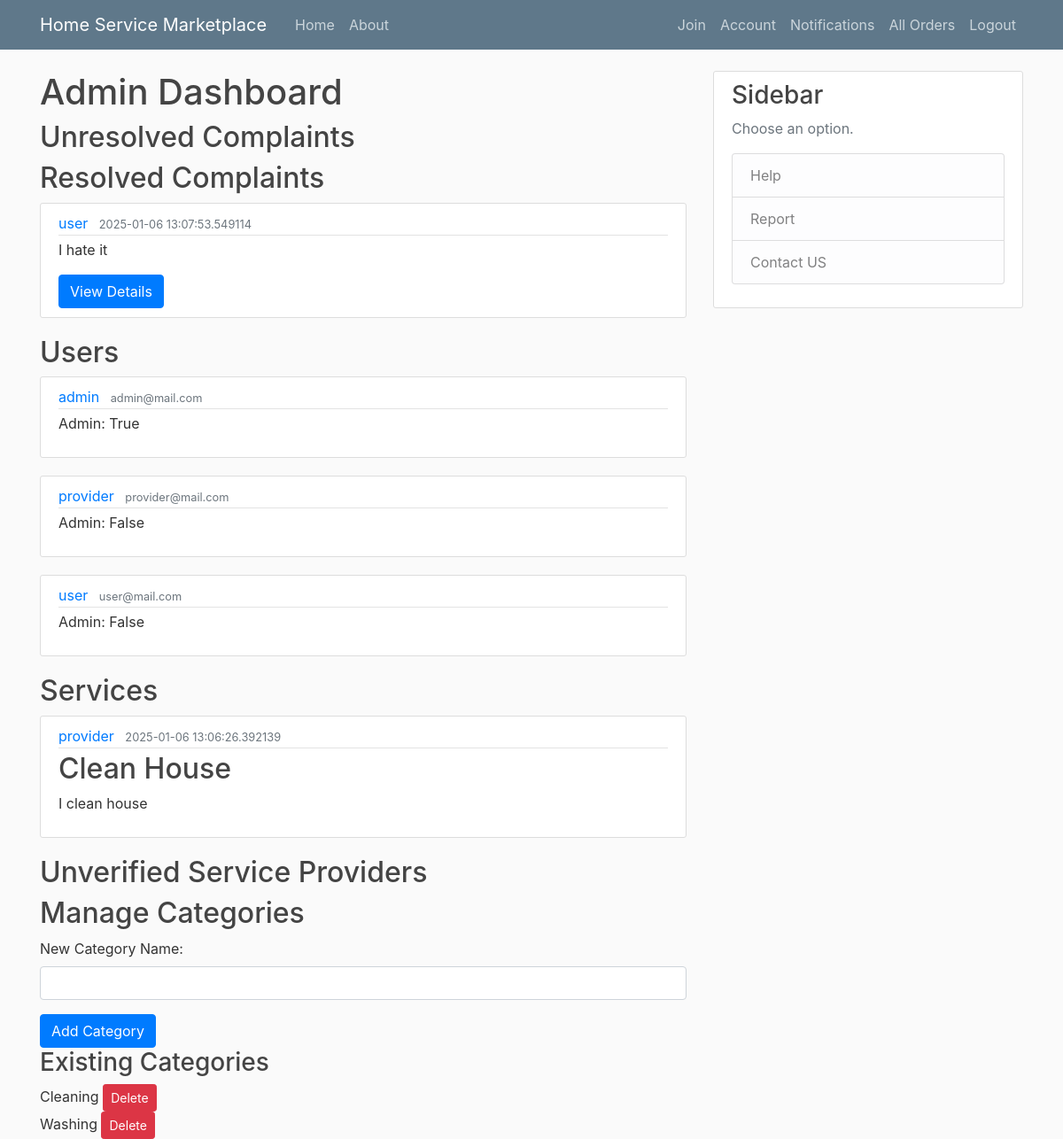
The page /admin (signed in) on the database its author committed.
### flaskapp/models.py (models this page shows, shortened)
class Complaint(db.Model):
    id = db.Column(db.Integer, primary_key=True)
    order_id = db.Column(db.Integer, db.ForeignKey('order.id'), nullable=False)
    user_id = db.Column(db.Integer, db.ForeignKey('user.id'), nullable=False)
    message = db.Column(db.Text, nullable=False)
    date_posted = db.Column(db.DateTime, nullable=False, default=datetime.utcnow)
    resolved = db.Column(db.Boolean, nullable=False, default=False)
    action_taken = db.Column(db.String(100), nullable=True)
    order = db.relationship('Order', backref='complaints', lazy=True)
    user = db.relationship('User', backref='complaints', lazy=True)

class User(db.Model, UserMixin):
    id = db.Column(db.Integer, primary_key=True)
    username = db.Column(db.String(20), nullable=False)
    email = db.Column(db.String(120), unique=True, nullable=False)
    image_file = db.Column(db.String(20), nullable=False, default='default.jpg')
    password = db.Column(db.String(60), nullable=False)
    orders = db.relationship('Order', backref='customer', lazy=True)
    is_admin = db.Column(db.Boolean, nullable=False, default=False)
    services = db.relationship('Service', backref='creator', lazy=True)
    @property
    def is_service_provider(self):
        return ServiceProvider.query.filter_by(id=self.id).first() is not None

class Service(db.Model):
    id = db.Column(db.Integer, primary_key=True)
    title = db.Column(db.String(100), nullable=False)
    description = db.Column(db.Text, nullable=False)
    date_posted = db.Column(db.DateTime, nullable=False, default=datetime.utcnow)
    user_id = db.Column(db.Integer, db.ForeignKey('user.id'), nullable=False)
    provider_id = db.Column(db.Integer, db.ForeignKey('service_provider.id'), nullable=False)
    ratings = db.Column(db.Integer, nullable=False)
    category_id = db.Column(db.Integer, db.ForeignKey('category.id'), nullable=False)
    duration = db.Column(db.Integer, nullable=False)
    ser_price = db.Column(db.Float, nullable=False)
    orders = db.relationship('Order', backref='linked_service', lazy=True)

class Category(db.Model):
    id = db.Column(db.Integer, primary_key=True)
    name = db.Column(db.String(50), unique=True, nullable=False)
    services = db.relationship('Service', backref='category', lazy=True)

### flaskapp/routes.py (the view)
@app.route("/admin")
@login_required
@admin_required
def admin_dashboard():
    users = User.query.all()
    services = Service.query.all()
    unresolved_complaints = Complaint.query.filter_by(resolved=False).all()
    resolved_complaints = Complaint.query.filter_by(resolved=True).all()
    categories = Category.query.all()
    unverified_providers = ServiceProvider.query.filter_by(verified=False).all()
    return render_template('admin.html', users=users, services=services, unresolved_complaints=unresolved_complaints, resolved_complaints=resolved_complaints, categories=categories, unverified_providers=unverified_providers)

### flaskapp/models.py (called while the page is built)
@login_manager.user_loader
def load_user(user_id):
    return User.query.get(int(user_id))

### flaskapp/routes.py (called while the page is built)
def admin_required(f):
    @wraps(f)
    def decorated_function(*args, **kwargs):
        if not current_user.is_authenticated or not current_user.is_admin:
            abort(403)
        return f(*args, **kwargs)
    return decorated_function

### flaskapp/templates/admin.html (shortened to what this page needs)
{% extends "layout.html" %}
{% block content %}
<h1>Admin Dashboard</h1>
<h2>Unresolved Complaints</h2>
<h2>Resolved Complaints</h2>
{% for complaint in resolved_complaints %}
<article class="media content-section">
  <div class="media-body">
    <div class="article-metadata">
      <a class="mr-2" href="#">{{ complaint.user.username }}</a>
      <small class="text-muted">{{ complaint.date_posted }}</small>
    </div>
    <p class="article-content">{{ complaint.message }}</p>
    <a href="{{ url_for('view_complaint', complaint_id=complaint.id) }}" class="btn btn-primary">View Details</a>
  </div>
</article>
{% endfor %}
<h2>Users</h2>
{% for user in users %}
<article class="media content-section">
  <div class="media-body">
    <div class="article-metadata">
      <a class="mr-2" href="#">{{ user.username }}</a>
      <small class="text-muted">{{ user.email }}</small>
    </div>
    <p class="article-content">Admin: {{ user.is_admin }}</p>
  </div>
</article>
{% endfor %}
<h2>Services</h2>
{% for service in services %}
<article class="media content-section">
  <div class="media-body">
    <div class="article-metadata">
      <a class="mr-2" href="#">{{ service.provider.user.username }}</a>
      <small class="text-muted">{{ service.date_posted }}</small>
    </div>
    <h2>
      <a
        class="article-title"
        href="{{ url_for('servicedetails', service_id = service.id) }}"
        >{{ service.title }}</a
      >
    </h2>
    <p class="article-content">{{ service.description }}</p>
  </div>
</article>
{% endfor %}
<h2>Unverified Service Providers</h2>
<h2>Manage Categories</h2>
<form method="POST" action="{{ url_for('add_category') }}">
    <div class="form-group">
        <label for="category_name">New Category Name:</label>
        <input type="text" class="form-control" id="category_name" name="category_name" required>
    </div>
    <button type="submit" class="btn btn-primary">Add Category</button>
</form>
<h3>Existing Categories</h3>
<ul>
    {% for category in categories %}
        <li>
            {{ category.name }}
            <form method="POST" action="{{ url_for('delete_category', category_id=category.id) }}" style="display:inline;">
                <button type="submit" class="btn btn-danger btn-sm">Delete</button>
            </form>
        </li>
    {% endfor %}
</ul>
{% endblock content %}

### flaskapp/templates/layout.html (shortened to what this page needs)
<!DOCTYPE html>
<html>
<head>
    <link rel="stylesheet" href="https://maxcdn.bootstrapcdn.com/bootstrap/4.0.0/css/bootstrap.min.css">
    <link rel="stylesheet" type="text/css" href="{{ url_for('static', filename='main.css') }}">
</head>
<body>
    <header class="site-header">
      <nav class="navbar navbar-expand-md navbar-dark bg-steel fixed-top">
        <div class="container">
          <a class="navbar-brand mr-4" href="/">Home Service Marketplace</a>
          <div class="collapse navbar-collapse" id="navbarToggle">
            <div class="navbar-nav mr-auto">
              <a class="nav-item nav-link" href="{{ url_for('home') }}">Home</a>
              <a class="nav-item nav-link" href="{{ url_for('about') }}">About</a>
            </div>
            <div class="navbar-nav">
              {% if current_user.is_authenticated %}
                {% if not current_user.is_service_provider %}
                  <a class="nav-item nav-link" href="{{ url_for('join') }}">Join</a>
                {% endif %}
                <a class="nav-item nav-link" href="{{ url_for('account') }}">Account</a>
                <a class="nav-item nav-link" href="{{ url_for('notification') }}">Notifications</a>
                {% if not current_user.is_service_provider %}
                  <a class="nav-item nav-link" href="{{ url_for('alluserorders') }}">All Orders</a>
                {% endif %}
                <a class="nav-item nav-link" href="{{ url_for('logout') }}">Logout</a>
              {% else %}
                <a class="nav-item nav-link" href="{{ url_for('login') }}">Login</a>
                <a class="nav-item nav-link" href="{{ url_for('register') }}">Register</a>
              {% endif %}
            </div>
          </div>
        </div>
      </nav>
    </header>
    <main role="main" class="container">
      <div class="row">
        <div class="col-md-8">
          {% block content %}{% endblock %}
        </div>
        <div class="col-md-4">
          <div class="content-section">
            <h3>Sidebar</h3>
            <p class='text-muted'>Choose an option.
              <ul class="list-group">
                <li class="list-group-item list-group-item-light">Help</li>
                <li class="list-group-item list-group-item-light">Report</li>
                <li class="list-group-item list-group-item-light">Contact US</li>
              </ul>
            </p>
          </div>
        </div>
      </div>
    </main>
</body>
</html>

### flaskapp/static/main.css (style rules this page uses)
body { background: #fafafa; color: #333333; margin-top: 5rem; }
h1, h2, h3, h4, h5, h6 { color: #444444; }
.bg-steel { background-color: #5f788a; }
.site-header .navbar-nav .nav-link { color: #cbd5db; }
.content-section { background: #ffffff; padding: 10px 20px; border: 1px solid #dddddd; border-radius: 3px; margin-bottom: 20px; }
.article-title { color: #444444; }
.article-content { white-space: pre-line; }
.article-metadata { padding-bottom: 1px; margin-bottom: 4px; border-bottom: 1px solid #e3e3e3 }

### flaskapp/templates/layout.html (style rules this page uses)
ul { list-style-type: none; padding: 0; margin: 0; }

### rows shown on the page
Complaint: user.username "user", date_posted "2025-01-06 13:07:53.549114", message "I hate it"
User: username "admin", email "admin@mail.com", is_admin "True"
User: username "provider", email "provider@mail.com", is_admin "False"
User: username "user", email "user@mail.com", is_admin "False"
Service: provider.user.username "provider", date_posted "2025-01-06 13:06:26.392139", title "Clean House", description "I clean house"
Category: name "Cleaning"
Category: name "Washing"
